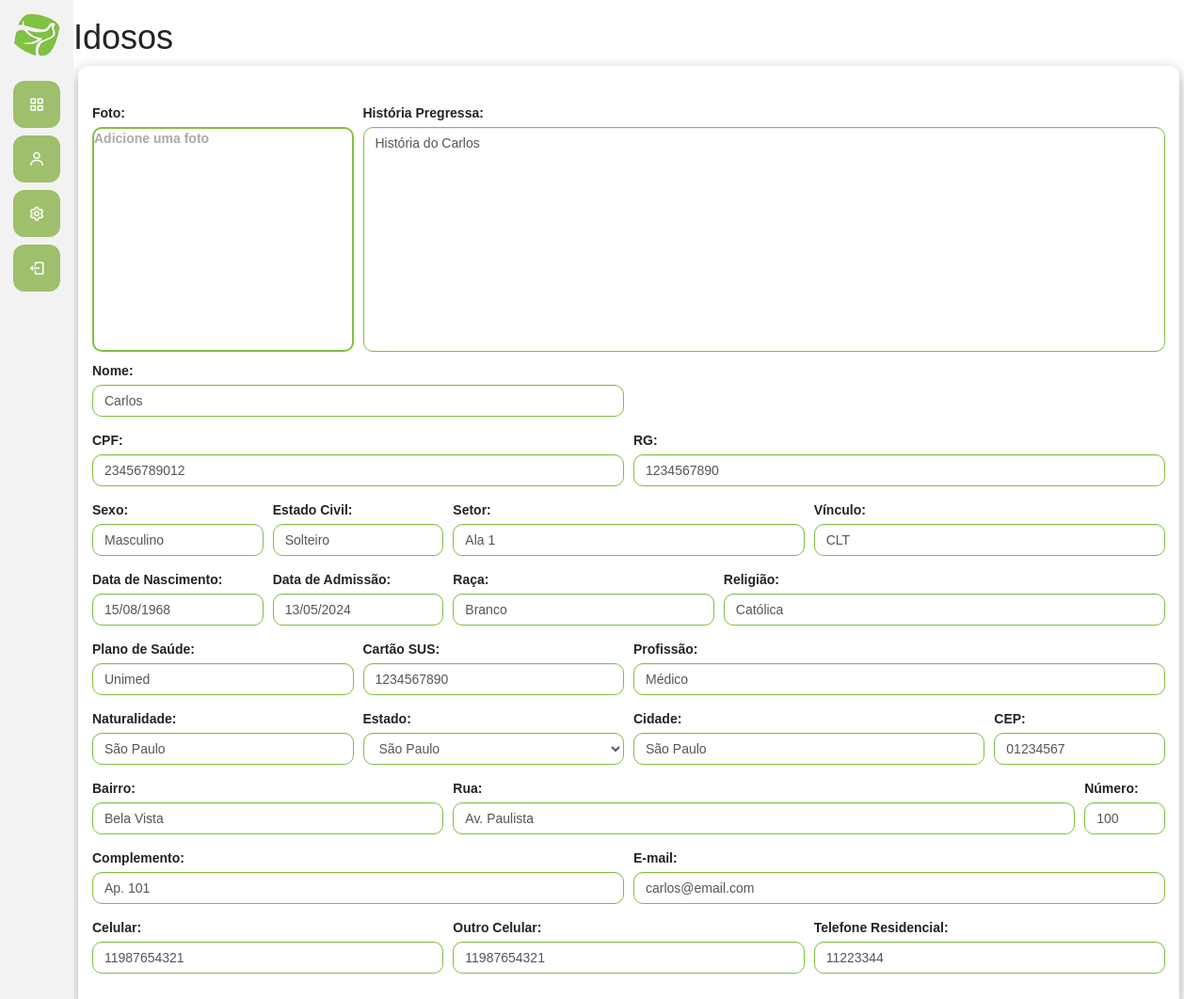
/ficha_paciente/idoso/carlos, run on the app's committed database.
### ficha_paciente/models.py (models this page shows, shortened)
class Idoso(models.Model):
    id_idoso = models.AutoField(primary_key=True, unique=True)
    nome_idoso = models.CharField(max_length=100)
    naturalidade_idoso = models.CharField(max_length=100, blank=True, null=True)
    sexo_idoso = models.CharField(max_length=10)
    setor_idoso = models.CharField(max_length=55, blank=True, null=True)
    data_nasc_idoso = models.DateField()
    data_adimissao_idoso = models.DateField()
    cpf_idoso = models.CharField(max_length=11, unique=True)
    rg_idoso = models.CharField(max_length=10, unique=True)
    estado_civil_idoso = models.CharField(max_length=20)
    religiao_idoso = models.CharField(max_length=50, blank=True, null=True)
    raca_idoso = models.CharField(max_length=50, blank=True, null=True)
    plano_saude_idoso = models.CharField(max_length=100)
    cartao_sus_idoso = models.CharField(max_length=50, unique=True)
    profissao_idoso = models.CharField(max_length=100, blank=True, null=True)
    vinculo_idoso = models.CharField(max_length=100, blank=True, null=True)
    estado_idoso = models.CharField(max_length=2, choices=estado_choices,)
    cidade_idoso = models.CharField(max_length=55, )
    cep_endereco_idoso = models.CharField(max_length=8, blank=True, null = True)
    rua_endereco_idoso = models.CharField(max_length=255, blank=True, null = True)
    numero_endereco_idoso = models.CharField(max_length=10, blank=True, null = True)
    bairro_endereco_idoso = models.CharField(max_length=55, blank=True, null = True)
    complemento_endereco_idoso = models.CharField(max_length=55, blank=True, null = True)
    email_idoso = models.EmailField(blank=True, null = True)
    celular_idoso = models.CharField(max_length=11)
    celular_outro_idoso = models.CharField(max_length=11, blank=True, null=True)
    tell_residencial_idoso = models.CharField(max_length=10, blank=True, null=True)
    historia_pregressa_idoso = models.TextField(blank=True, null=True)
    slug = models.SlugField(unique=True, blank=True, null=True)

### ficha_paciente/views.py (the view)
# urls.py: path('idoso/<slug:slug>', views.idoso, name="idoso"),
def idoso(request, slug):
    idoso = Idoso.objects.get(slug=slug)
    foto = Foto.objects.filter(idoso=idoso).first()
    if request.method == "POST":
        form_idoso = IdosoForm(request.POST, instance=idoso)
        form_foto = FotoForm(request.POST, request.FILES, instance=foto)
        if form_idoso.is_valid() and form_foto.is_valid():
            form_idoso.save()
            if 'foto' in request.FILES:
                form_foto.save()
            messages.success(request, 'Detalhes do idoso atualizados com sucesso!')
            return redirect('editar_idoso', slug=idoso.slug)
    else:
        form_idoso = IdosoForm(instance=idoso)
        form_foto = FotoForm(instance=foto)
    return render(request, 'idosos.html', {'form': form_idoso, 'form_ft': form_foto, 'idoso': idoso})

### ficha_paciente/forms.py
class FotoForm(forms.ModelForm):
    class Meta:
        model = Foto
        fields = ['foto']
    def __init__(self, *args, **kwargs):
        super().__init__(*args, **kwargs)
        if self.instance and self.instance.foto:
            self.fields['foto'].widget.attrs.update({'class': 'form-control', 'id': 'picture__input'})

### ficha_paciente/templates/idosos.html (shortened to what this page needs)
{% extends 'base.html' %}
{%load static%}
{% block 'dashboard' %}
<head>
    <link rel="stylesheet" type="text/css" href="{%static 'usuarios/css/css.css'%}">
    <link rel="stylesheet" href="https://cdn.jsdelivr.net/npm/bootstrap@4.6.1/dist/css/bootstrap.min.css">
    <link rel="stylesheet" href="{% static 'general/css/base.css' %}">
    <link rel="stylesheet" href="{% static 'general/css/general.css' %}">
    <link href='https://unpkg.com/boxicons@2.0.7/css/boxicons.min.css' rel='stylesheet'>
    <link rel="stylesheet" href="https://maxcdn.bootstrapcdn.com/bootstrap/3.4.0/css/bootstrap.min.css">
    <link href='https://unpkg.com/boxicons@2.0.9/css/boxicons.min.css' rel='stylesheet'>
</head>
<h1>Idosos</h1>
<div class="container">
    <form>
        <br>
        <div class="form-row">
            <div class=" form-group col-md-3">
                <label>Foto:</label>
            {% if form_ft.instance.foto %}
                <label class="picture" for="picture__input" tabIndex="0">
                    <img class="picture__image" src="{{ form_ft.instance.foto.url }}" alt="Foto do Idoso">
                    <div style="display:none">
                        {{ form_ft }}
                    </div>
                </label>
            {% else %}
                <label class="picture" for="picture__input" tabIndex="0">
                    <span class="picture__image"></span>
                </label>
            {% endif %}
            </div>
            <div class="form-group col-md-9" >
                <label>História Pregressa:</label><br>
                {{ form.historia_pregressa_idoso }}
            </div>
        </div>
        <br>
        <div class="form-row">
            <div class="form-group col-md-6">
                <label>Nome:</label>
                {{ form.nome_idoso }}
            </div>
        </div>
        <div class="form-row">
            <div class="form-group col-md-6">
                <label>CPF:</label>
                {{ form.cpf_idoso }}
            </div>
            <div class="form-group col-md-6">
                <label>RG:</label>
                {{ form.rg_idoso }}
            </div>
        </div>
        <div class="form-row">
            <div class="form-group col-md-2">
                <label>Sexo:</label>
                {{ form.sexo_idoso }}
            </div>
            <div class="form-group col-md-2">
                <label>Estado Civil:</label>
                {{ form.estado_civil_idoso }}
            </div>
            <div class="form-group col-md-4">
                <label>Setor:</label>
                {{ form.setor_idoso }}
            </div>
            <div class="form-group col-md-4">
                <label>Vínculo:</label>
                {{ form.vinculo_idoso }}
            </div>
        </div>
        <div class="form-row">
            <div class="form-group col-md-2">
                <label>Data de Nascimento:</label>
                {{ form.data_nasc_idoso }}
            </div>
            <div class="form-group col-md-2">
                <label>Data de Admissão:</label>
                {{ form.data_adimissao_idoso }}
            </div>
            <div class="form-group col-md-3">
                <label>Raça:</label>
                {{ form.raca_idoso }}
            </div>
            <div class="form-group col-md-5">
                <label>Religião:</label>
                {{ form.religiao_idoso }}
            </div>
        </div>
        <div class="form-row">
            <div class="form-group col-md-3">
                <label>Plano de Saúde:</label>
                {{ form.plano_saude_idoso }}
            </div>
            <div class="form-group col-md-3">
                <label>Cartão SUS:</label>
                {{ form.cartao_sus_idoso }}
            </div>
            <div class="form-group col-md-6">
                <label>Profissão:</label>
                {{ form.profissao_idoso }}
            </div>
        </div>
        <div class="form-row">
            <div class="form-group col-md-3">
                <label>Naturalidade:</label>
                {{ form.naturalidade_idoso }}
            </div>
            <div class="form-group col-md-3">
                <label>Estado:</label>
                {{ form.estado_idoso }}
            </div>
            <div class="form-group col-md-4">
                <label>Cidade:</label>
                {{ form.cidade_idoso }}
            </div>
            <div class="form-group col-md-2">
                <label>CEP:</label>
                {{ form.cep_endereco_idoso }}
            </div>
        </div>
        <div class="form-row">
            <div class="form-group col-md-4">
                <label>Bairro:</label>
                {{ form.bairro_endereco_idoso }}
            </div>
            <div class="form-group col-md-7">
                <label>Rua:</label>
                {{ form.rua_endereco_idoso }}
            </div>
            <div class="form-group col-md-1">
                <label>Número:</label>
                {{ form.numero_endereco_idoso }}
            </div>
        </div>
        <div class="form-row">
            <div class="form-group col-md-6">
                <label>Complemento:</label>
                {{ form.complemento_endereco_idoso }}
            </div>
            <div class="form-group col-md-6">
                <label>E-mail:</label>
                {{ form.email_idoso }}
            </div>
        </div>
        <div class="form-row">
            <div class="form-group col-md-4">
                <label>Celular:</label>
                {{ form.celular_idoso }}
            </div>
            <div class="form-group col-md-4">
                <label>Outro Celular:</label>
                {{ form.celular_outro_idoso }}
            </div>
            <div class="form-group col-md-4">
                <label>Telefone Residencial:</label>
                {{ form.tell_residencial_idoso }}
            </div>
        </div>
    </form>
</div>
{% endblock %}

### templates/static/general/css/base.css (style rules this page uses)
* { margin: 0; padding: 0; box-sizing: border-box; font-family: "Poppins", sans-serif; }
body { font-size: 80%; }
.container { padding: 20px; margin: 0 auto; max-width: 1200px; }

### templates/static/general/css/general.css (style rules this page uses)
:root { --main-color: #9EBF6B; --dark-color: #262223; --light-color: #F2F2F2; --contrast-color: #80BF41; --differential-color: #DFF2C2; }

### templates/static/usuarios/css/css.css (style rules this page uses)
.container { background-color: white; border-radius: 10px; color: #262223; box-shadow: rgba(0, 0, 0, 0.35) 0px 5px 15px; }
.form-control { border-radius: 10px; border: 1px solid #80BF41; }
textarea { resize: none; }

### ficha_paciente/templates/idosos.html (style rules this page uses)
.container { background-color: white; border-radius: 10px; color: #262223; box-shadow: rgba(0, 0, 0, 0.35) 0px 5px 15px; }
.form-control { border-radius: 10px; border: 1px solid #80BF41; }
textarea { resize: none; height:100% !important; }
.picture { height:100%; width:100%; background: white; display: flex; align-items: center; justify-content: center; color: #aaa; border: 2px solid #80BF41; border-radius: 10px; cursor: pointer; font-family: sans-serif; transition: color 300ms ease-in-out, background 300ms ease-in-out; outline: none; overflow: hidden; }
.picture__image { display: flex; width: 100%; height: 100%; overflow: hidden; }

### data on the page
Idoso: historia_pregressa_idoso "História do Carlos", nome_idoso "Carlos", cpf_idoso "23456789012", rg_idoso "1234567890", sexo_idoso "Masculino", estado_civil_idoso "Solteiro", setor_idoso "Ala 1", vinculo_idoso "CLT", data_nasc_idoso "15/08/1968", data_adimissao_idoso "13/05/2024", raca_idoso "Branco", religiao_idoso "Católica", plano_saude_idoso "Unimed", cartao_sus_idoso "1234567890", profissao_idoso "Médico", naturalidade_idoso "São Paulo", estado_idoso "São Paulo", cidade_idoso "São Paulo", cep_endereco_idoso "01234567", bairro_endereco_idoso "Bela Vista", rua_endereco_idoso "Av. Paulista", numero_endereco_idoso "100", complemento_endereco_idoso "Ap. 101", email_idoso "carlos@email.com", celular_idoso "11987654321", celular_outro_idoso "11987654321", tell_residencial_idoso "11223344"
